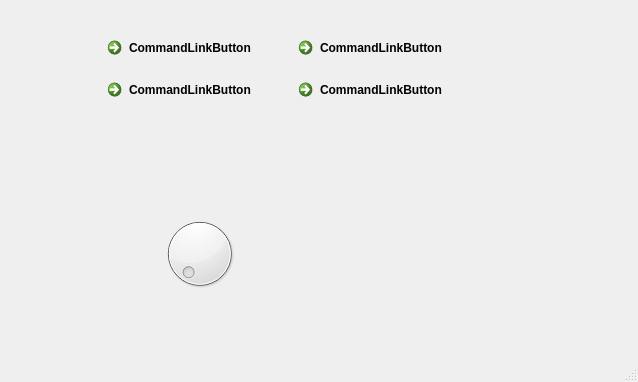
<?xml version="1.0" encoding="UTF-8"?>
<ui version="4.0">
 <class>AnalyzerMainForm</class>
 <widget class="QMainWindow" name="AnalyzerMainForm">
  <property name="geometry">
   <rect>
    <x>0</x>
    <y>0</y>
    <width>638</width>
    <height>382</height>
   </rect>
  </property>
  <property name="windowTitle">
   <string>MainWindow</string>
  </property>
  <widget class="QWidget" name="centralwidget">
   <widget class="QDial" name="dial">
    <property name="geometry">
     <rect>
      <x>159</x>
      <y>213</y>
      <width>81</width>
      <height>81</height>
     </rect>
    </property>
   </widget>
   <widget class="QCommandLinkButton" name="commandLinkButton">
    <property name="geometry">
     <rect>
      <x>291</x>
      <y>30</y>
      <width>185</width>
      <height>36</height>
     </rect>
    </property>
    <property name="text">
     <string>CommandLinkButton</string>
    </property>
   </widget>
   <widget class="QCommandLinkButton" name="commandLinkButton_2">
    <property name="geometry">
     <rect>
      <x>100</x>
      <y>30</y>
      <width>185</width>
      <height>36</height>
     </rect>
    </property>
    <property name="text">
     <string>CommandLinkButton</string>
    </property>
   </widget>
   <widget class="QCommandLinkButton" name="commandLinkButton_3">
    <property name="geometry">
     <rect>
      <x>100</x>
      <y>72</y>
      <width>185</width>
      <height>36</height>
     </rect>
    </property>
    <property name="text">
     <string>CommandLinkButton</string>
    </property>
   </widget>
   <widget class="QCommandLinkButton" name="commandLinkButton_4">
    <property name="geometry">
     <rect>
      <x>291</x>
      <y>72</y>
      <width>185</width>
      <height>36</height>
     </rect>
    </property>
    <property name="text">
     <string>CommandLinkButton</string>
    </property>
   </widget>
  </widget>
  <widget class="QMenuBar" name="menubar">
   <property name="geometry">
    <rect>
     <x>0</x>
     <y>0</y>
     <width>638</width>
     <height>25</height>
    </rect>
   </property>
  </widget>
  <widget class="QStatusBar" name="statusbar"/>
 </widget>
 <resources/>
 <connections/>
</ui>
